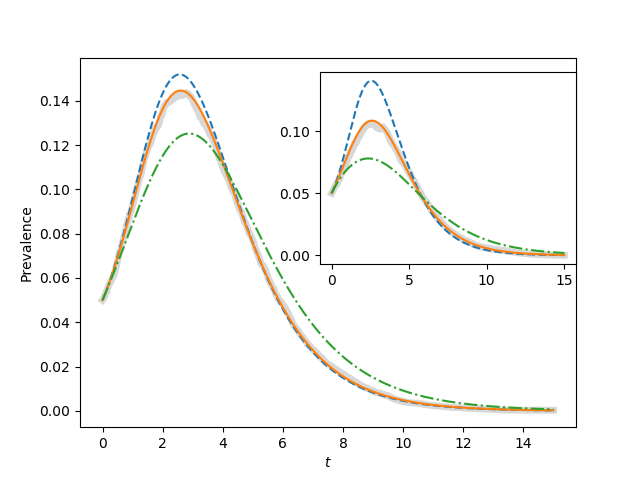

This chart was generated by the following Python code:
import EoN
import networkx as nx
import matplotlib.pyplot as plt
import scipy
import random

        

def sim_and_plot(G, tau, gamma, rho, tmax, tcount, ax):
    t, S, I, R= EoN.fast_SIR(G, tau, gamma, rho = rho, tmax = tmax)
    report_times = scipy.linspace(0, tmax, tcount)
    I = EoN.subsample(report_times, t, I)
    ax.plot(report_times, I/N, color='grey', linewidth=5, alpha=0.3)
    
    t, S, I, R = EoN.SIR_heterogeneous_meanfield_from_graph(G, tau, gamma, rho=rho, 
                                                    tmax=tmax, tcount=tcount)
    ax.plot(t, I/N, '--')    
    t, S, I, R = EoN.SIR_compact_pairwise_from_graph(G, tau, gamma, rho=rho,
                                                    tmax=tmax, tcount=tcount)
    ax.plot(t, I/N)
 
    t, S, I, R = EoN.SIR_homogeneous_pairwise_from_graph(G, tau, gamma, rho=rho, 
                                                    tmax=tmax, tcount=tcount)
    ax.plot(t, I/N, '-.')

N=50000
gamma = 1
rho = 0.05
tmax = 15
tcount = 1001

deg_seq = [30]*int(N/2) + [70]*int(N/2)
G = nx.configuration_model(deg_seq)
kave = sum(deg_seq)/N
ksqave = sum(k*k for k in deg_seq)/N

tau= 2*gamma*kave/ksqave

fig = plt.figure(1)
main = plt.axes()
sim_and_plot(G, tau, gamma, rho, tmax, tcount, main)
plt.ylabel('Prevalence')


deg_seq = [5]*int(N/2) + [15]*int(N/2)
G = nx.configuration_model(deg_seq)

kave = (sum(deg_seq)/N)
ksqave = sum(k*k for k in deg_seq)/N

tau= 2*gamma*kave/ksqave

fig = plt.figure(1)
ax1 = plt.gca()
inset = plt.axes([0.5,0.45,0.4,0.4])
sim_and_plot(G, tau, gamma, rho, tmax, tcount, inset)

ax1.set_xlabel('$t$')
ax1.set_ylabel('Prevalence')

plt.savefig('fig5p5.png')